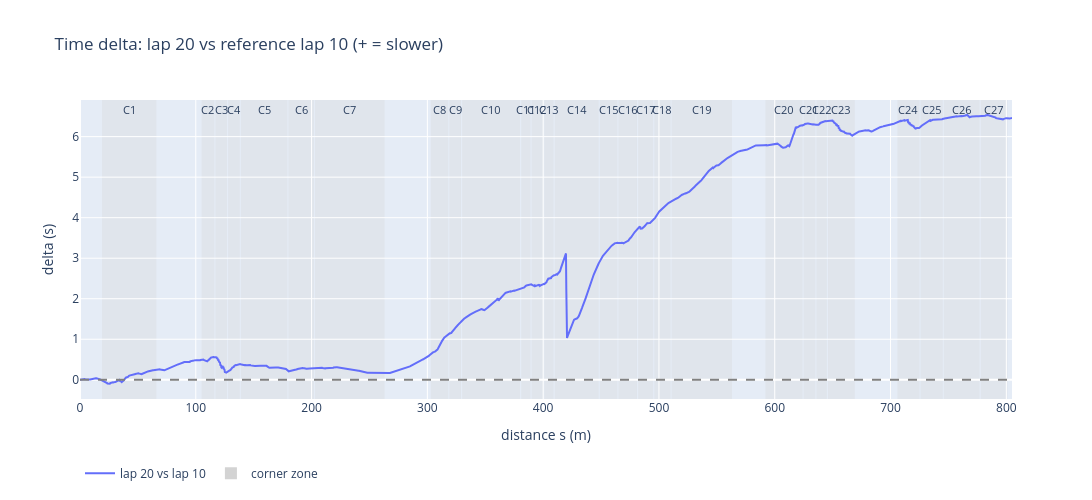

Notebook code for this chart:
### Code cell
fig = go.Figure()
fig.add_trace(go.Scatter(x=d["s"], y=d["delta"], mode="lines",
                         name=f"lap {lap} vs lap {ref}", line=dict(width=2)))
fig.add_hline(y=0, line=dict(color="grey", dash="dash"))

for _, z in zones[zones["type"] == "corner"].iterrows():
    start, end = z["s_start"], z["s_end"]
    spans = [(start, length), (0.0, end)] if end < start else [(start, end)]   # zone crossing s = 0
    for x0, x1 in spans:
        fig.add_vrect(x0=x0, x1=x1, fillcolor="lightgrey", opacity=0.3, line_width=0, layer="below")
        fig.add_annotation(x=(x0 + x1) / 2, y=1, yref="paper", showarrow=False,
                           text=f"C{int(z['corner'])}", font=dict(size=11))
fig.add_trace(go.Scatter(x=[None], y=[None], mode="markers", name="corner zone",
                         marker=dict(color="lightgrey", size=12, symbol="square")))

fig.update_layout(title=f"Time delta: lap {lap} vs reference lap {ref} (+ = slower)",
                  xaxis_title="distance s (m)", yaxis_title="delta (s)",
                  width=1400, height=500, showlegend=True, legend=dict(orientation="h", y=-0.2))
fig.show()

### Figure 1 — Plotly figure (JSON) as saved in the notebook; plotly's stock layout.template omitted (floating-point values rounded to 4 significant figures; data arrays with more than 128 entries replaced by an {"elided": "..."} marker saying what was removed)
{"data": [{"line": {"width": 2}, "mode": "lines", "name": "lap 20 vs lap 10", "type": "scatter", "x": {"elided": "2684 float values"}, "y": {"elided": "2684 float values"}}, {"marker": {"color": "lightgrey", "size": 12, "symbol": "square"}, "mode": "markers", "name": "corner zone", "type": "scatter", "x": [null], "y": [null]}], "layout": {"annotations": [{"font": {"size": 11}, "showarrow": false, "text": "C1", "x": 42.5, "y": 1, "yref": "paper"}, {"font": {"size": 11}, "showarrow": false, "text": "C2", "x": 110.5, "y": 1, "yref": "paper"}, {"font": {"size": 11}, "showarrow": false, "text": "C3", "x": 122, "y": 1, "yref": "paper"}, {"font": {"size": 11}, "showarrow": false, "text": "C4", "x": 133, "y": 1, "yref": "paper"}, {"font": {"size": 11}, "showarrow": false, "text": "C5", "x": 159, "y": 1, "yref": "paper"}, {"font": {"size": 11}, "showarrow": false, "text": "C6", "x": 191, "y": 1, "yref": "paper"}, {"font": {"size": 11}, "showarrow": false, "text": "C7", "x": 233, "y": 1, "yref": "paper"}, {"font": {"size": 11}, "showarrow": false, "text": "C8", "x": 310.5, "y": 1, "yref": "paper"}, {"font": {"size": 11}, "showarrow": false, "text": "C9", "x": 324, "y": 1, "yref": "paper"}, {"font": {"size": 11}, "showarrow": false, "text": "C10", "x": 355, "y": 1, "yref": "paper"}, {"font": {"size": 11}, "showarrow": false, "text": "C11", "x": 385, "y": 1, "yref": "paper"}, {"font": {"size": 11}, "showarrow": false, "text": "C12", "x": 395, "y": 1, "yref": "paper"}, {"font": {"size": 11}, "showarrow": false, "text": "C13", "x": 405, "y": 1, "yref": "paper"}, {"font": {"size": 11}, "showarrow": false, "text": "C14", "x": 429, "y": 1, "yref": "paper"}, {"font": {"size": 11}, "showarrow": false, "text": "C15", "x": 456.5, "y": 1, "yref": "paper"}, {"font": {"size": 11}, "showarrow": false, "text": "C16", "x": 473, "y": 1, "yref": "paper"}, {"font": {"size": 11}, "showarrow": false, "text": "C17", "x": 488.5, "y": 1, "yref": "paper"}, {"font": {"size": 11}, "showarrow": false, "text": "C18", "x": 503, "y": 1, "yref": "paper"}, {"font": {"size": 11}, "showarrow": false, "text": "C19", "x": 537, "y": 1, "yref": "paper"}, {"font": {"size": 11}, "showarrow": false, "text": "C20", "x": 608, "y": 1, "yref": "paper"}, {"font": {"size": 11}, "showarrow": false, "text": "C21", "x": 630, "y": 1, "yref": "paper"}, {"font": {"size": 11}, "showarrow": false, "text": "C22", "x": 640.5, "y": 1, "yref": "paper"}, {"font": {"size": 11}, "showarrow": false, "text": "C23", "x": 657.5, "y": 1, "yref": "paper"}, {"font": {"size": 11}, "showarrow": false, "text": "C24", "x": 715.5, "y": 1, "yref": "paper"}, {"font": {"size": 11}, "showarrow": false, "text": "C25", "x": 735.5, "y": 1, "yref": "paper"}, {"font": {"size": 11}, "showarrow": false, "text": "C26", "x": 761.5, "y": 1, "yref": "paper"}, {"font": {"size": 11}, "showarrow": false, "text": "C27", "x": 789.5, "y": 1, "yref": "paper"}], "height": 500, "legend": {"orientation": "h", "y": -0.2}, "shapes": [{"line": {"color": "grey", "dash": "dash"}, "type": "line", "x0": 0, "x1": 1, "xref": "x domain", "y0": 0, "y1": 0, "yref": "y"}, {"fillcolor": "lightgrey", "layer": "below", "line": {"width": 0}, "opacity": 0.3, "type": "rect", "x0": 19, "x1": 66, "xref": "x", "y0": 0, "y1": 1, "yref": "y domain"}, {"fillcolor": "lightgrey", "layer": "below", "line": {"width": 0}, "opacity": 0.3, "type": "rect", "x0": 105, "x1": 116, "xref": "x", "y0": 0, "y1": 1, "yref": "y domain"}, {"fillcolor": "lightgrey", "layer": "below", "line": {"width": 0}, "opacity": 0.3, "type": "rect", "x0": 117, "x1": 127, "xref": "x", "y0": 0, "y1": 1, "yref": "y domain"}, {"fillcolor": "lightgrey", "layer": "below", "line": {"width": 0}, "opacity": 0.3, "type": "rect", "x0": 128, "x1": 138, "xref": "x", "y0": 0, "y1": 1, "yref": "y domain"}, {"fillcolor": "lightgrey", "layer": "below", "line": {"width": 0}, "opacity": 0.3, "type": "rect", "x0": 139, "x1": 179, "xref": "x", "y0": 0, "y1": 1, "yref": "y domain"}, {"fillcolor": "lightgrey", "layer": "below", "line": {"width": 0}, "opacity": 0.3, "type": "rect", "x0": 180, "x1": 202, "xref": "x", "y0": 0, "y1": 1, "yref": "y domain"}, {"fillcolor": "lightgrey", "layer": "below", "line": {"width": 0}, "opacity": 0.3, "type": "rect", "x0": 203, "x1": 263, "xref": "x", "y0": 0, "y1": 1, "yref": "y domain"}, {"fillcolor": "lightgrey", "layer": "below", "line": {"width": 0}, "opacity": 0.3, "type": "rect", "x0": 303, "x1": 318, "xref": "x", "y0": 0, "y1": 1, "yref": "y domain"}, {"fillcolor": "lightgrey", "layer": "below", "line": {"width": 0}, "opacity": 0.3, "type": "rect", "x0": 319, "x1": 329, "xref": "x", "y0": 0, "y1": 1, "yref": "y domain"}, {"fillcolor": "lightgrey", "layer": "below", "line": {"width": 0}, "opacity": 0.3, "type": "rect", "x0": 330, "x1": 380, "xref": "x", "y0": 0, "y1": 1, "yref": "y domain"}, {"fillcolor": "lightgrey", "layer": "below", "line": {"width": 0}, "opacity": 0.3, "type": "rect", "x0": 381, "x1": 389, "xref": "x", "y0": 0, "y1": 1, "yref": "y domain"}, {"fillcolor": "lightgrey", "layer": "below", "line": {"width": 0}, "opacity": 0.3, "type": "rect", "x0": 390, "x1": 400, "xref": "x", "y0": 0, "y1": 1, "yref": "y domain"}, {"fillcolor": "lightgrey", "layer": "below", "line": {"width": 0}, "opacity": 0.3, "type": "rect", "x0": 401, "x1": 409, "xref": "x", "y0": 0, "y1": 1, "yref": "y domain"}, {"fillcolor": "lightgrey", "layer": "below", "line": {"width": 0}, "opacity": 0.3, "type": "rect", "x0": 410, "x1": 448, "xref": "x", "y0": 0, "y1": 1, "yref": "y domain"}, {"fillcolor": "lightgrey", "layer": "below", "line": {"width": 0}, "opacity": 0.3, "type": "rect", "x0": 449, "x1": 464, "xref": "x", "y0": 0, "y1": 1, "yref": "y domain"}, {"fillcolor": "lightgrey", "layer": "below", "line": {"width": 0}, "opacity": 0.3, "type": "rect", "x0": 465, "x1": 481, "xref": "x", "y0": 0, "y1": 1, "yref": "y domain"}, {"fillcolor": "lightgrey", "layer": "below", "line": {"width": 0}, "opacity": 0.3, "type": "rect", "x0": 482, "x1": 495, "xref": "x", "y0": 0, "y1": 1, "yref": "y domain"}, {"fillcolor": "lightgrey", "layer": "below", "line": {"width": 0}, "opacity": 0.3, "type": "rect", "x0": 496, "x1": 510, "xref": "x", "y0": 0, "y1": 1, "yref": "y domain"}, {"fillcolor": "lightgrey", "layer": "below", "line": {"width": 0}, "opacity": 0.3, "type": "rect", "x0": 511, "x1": 563, "xref": "x", "y0": 0, "y1": 1, "yref": "y domain"}, {"fillcolor": "lightgrey", "layer": "below", "line": {"width": 0}, "opacity": 0.3, "type": "rect", "x0": 592, "x1": 624, "xref": "x", "y0": 0, "y1": 1, "yref": "y domain"}, {"fillcolor": "lightgrey", "layer": "below", "line": {"width": 0}, "opacity": 0.3, "type": "rect", "x0": 625, "x1": 635, "xref": "x", "y0": 0, "y1": 1, "yref": "y domain"}, {"fillcolor": "lightgrey", "layer": "below", "line": {"width": 0}, "opacity": 0.3, "type": "rect", "x0": 636, "x1": 645, "xref": "x", "y0": 0, "y1": 1, "yref": "y domain"}, {"fillcolor": "lightgrey", "layer": "below", "line": {"width": 0}, "opacity": 0.3, "type": "rect", "x0": 646, "x1": 669, "xref": "x", "y0": 0, "y1": 1, "yref": "y domain"}, {"fillcolor": "lightgrey", "layer": "below", "line": {"width": 0}, "opacity": 0.3, "type": "rect", "x0": 706, "x1": 725, "xref": "x", "y0": 0, "y1": 1, "yref": "y domain"}, {"fillcolor": "lightgrey", "layer": "below", "line": {"width": 0}, "opacity": 0.3, "type": "rect", "x0": 726, "x1": 745, "xref": "x", "y0": 0, "y1": 1, "yref": "y domain"}, {"fillcolor": "lightgrey", "layer": "below", "line": {"width": 0}, "opacity": 0.3, "type": "rect", "x0": 746, "x1": 777, "xref": "x", "y0": 0, "y1": 1, "yref": "y domain"}, {"fillcolor": "lightgrey", "layer": "below", "line": {"width": 0}, "opacity": 0.3, "type": "rect", "x0": 778, "x1": 801, "xref": "x", "y0": 0, "y1": 1, "yref": "y domain"}], "showlegend": true, "title": {"text": "Time delta: lap 20 vs reference lap 10 (+ = slower)"}, "width": 1400, "xaxis": {"title": {"text": "distance s (m)"}}, "yaxis": {"title": {"text": "delta (s)"}}}}
